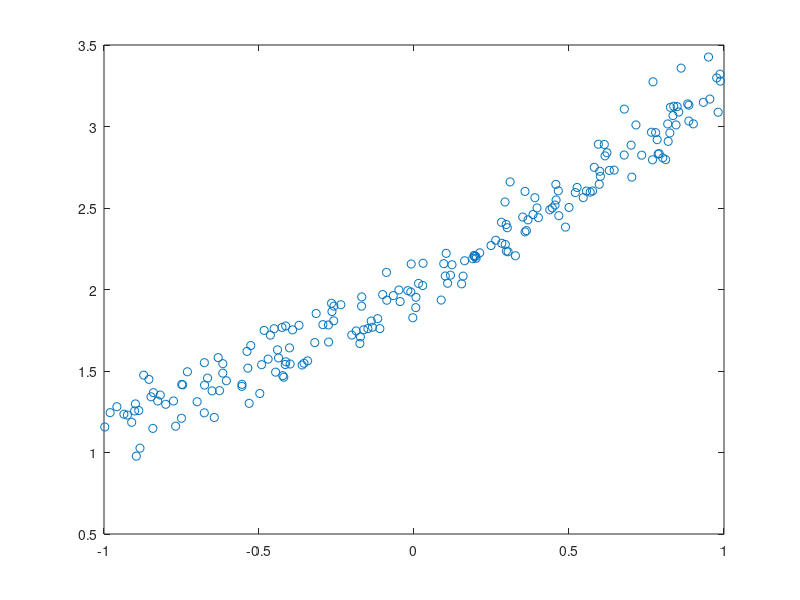

Recreate this plot in MATLAB. (Note: this script raises an error after producing the figure.)
n = 200;
% n data points, in the interval [-1,1].
x = rand(n,1)*2-1;

% true parameters
ab0 = [2 .5];

% a function that predicts y, given x and the parameters
predfun = @(ab) ab(1)*exp(ab(2)*x);

% our data, to be used for estimation
y = randn(size(x))*.1 + predfun(ab0);

plot(x,y,'o')

% the estimation step, using fminsearch
sumofsquares = @(ab) sum((y - predfun(ab)).^2);
abstart = [1 1];
abfinal = fminsearch(sumofsquares,abstart)

% degrees of freedom in the problem
dof = n - 2;

% standard deviation of the residuals
sdr = sqrt(sum((y - predfun(abfinal)).^2)/dof)

% jacobian matrix
J = jacobianest(predfun,abfinal)
[H, err]=hessian(predfun,abfinal)

% I'll be lazy here, and use inv. Please, no flames,
% if you want a better approach, look in my tips and
% tricks doc.
Sigma = sdr^2*inv(J'*J);

% Parameter standard errors
se = sqrt(diag(Sigma))'

% which suggest rough confidence intervalues around
% the parameters might be...
abupper = abfinal + 2*se
ablower = abfinal - 2*se
